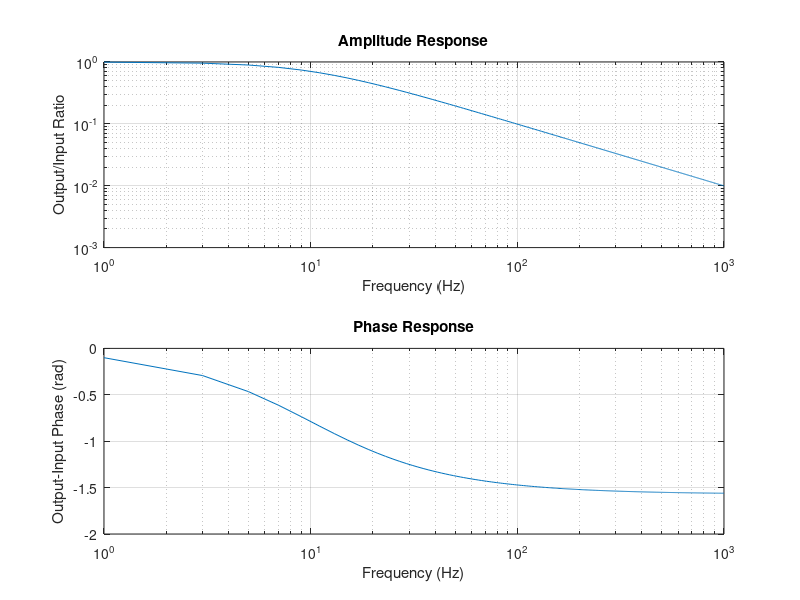

Source code (MATLAB):
% Script file: plot_filter.m
%
% Purpose:
% This program plots the amplitude and phase responses
% of a low-padd RC filter.
%
% Record of revisions:
% Date Programmer Description of change
% ==== ========== =====================
% 12/29/98 S. J. Chapman Original code
%
% Define variables:
% amp -- Amplitude response
% C -- Capacitiance (farads)
% f -- Frequency of input signal (Hz)
% phase -- Phase response
% R -- Resistance (ohms)
% res -- Vo/Vi
% Initialize R & C
R = 16000; % 16 k ohms
C = 1.0E-6; % 1 uF
j = sqrt(-1);
% Create array of input frequencies
f = 1:2:1000;
% Calculate response
res = 1 ./ ( 1 + j*2*pi*f*R*C );
% Calculate amplitude response
amp = abs(res);
% Calculate phase response
phase = angle(res);
% Create plots
subplot(2,1,1);
loglog( f, amp );
title('Amplitude Response');
xlabel('Frequency (Hz)');
ylabel('Output/Input Ratio');
grid on;
subplot(2,1,2);
semilogx( f, phase );
title('Phase Response');
xlabel('Frequency (Hz)');
ylabel('Output-Input Phase (rad)');
grid on;